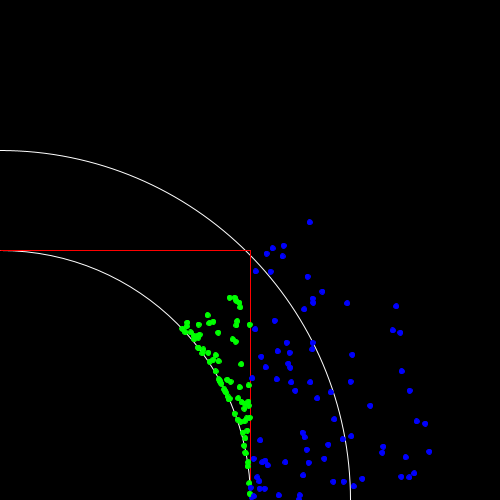
Frame 1 (no input)
Frame 60 (the mouse pressed at the canvas centre just before this capture): identical to frame 1, image omitted
Frame 120 (the mouse held since frame 60 and released just before this capture): identical to frame 1, image omitted

The Processing sketch that drew this single still picture (run headless with seeded random() and noise(); from frame 60 on, the mouse is pressed at the canvas centre):

// Processing sketch: processing_151946
// ── processing_151946.pde

int num_hits = 150;
boolean leftypull = true;
void setup()
{
  size(500,500);
  background(0);
  noFill();
  stroke(255);
  ellipse(0,500,500,500);
  ellipse(0,500,700,700);
  
  stroke(255,0,0);
  line(0,250,250,250);
  line(250,250,250,500);
  for (int i = 0; i < num_hits; i++)
  {
    float r = random(0,1);
    r = pow(r, 2.7);
    int distance = int(r*200 + 250);
    float angle;
    if (leftypull)
    {
      angle = random(0,1.57/2);
    }
    else
    {
      angle = random(0,1.57);
    }
    //r*cos(theta) = x, r*sin(theta) = y
    float x = distance*cos(angle);
    float y = height-distance*sin(angle);
    
    //check to see if HR
    if (x <= 250 && y >= 250)
    {
      //not a HR
      fill(0,255,0);
      stroke(0,255,0);
    }
    else
    {
      fill(0,0,255);
      stroke(0,0,255);
    }      
    
    ellipse(x,y,5,5);
    
  }
}

void draw()
{
}

void mouseClicked()
{
  if (leftypull)
  {
    leftypull = false;
  }
  else
  {
    leftypull = true;
  }
  setup();
}
  
  
